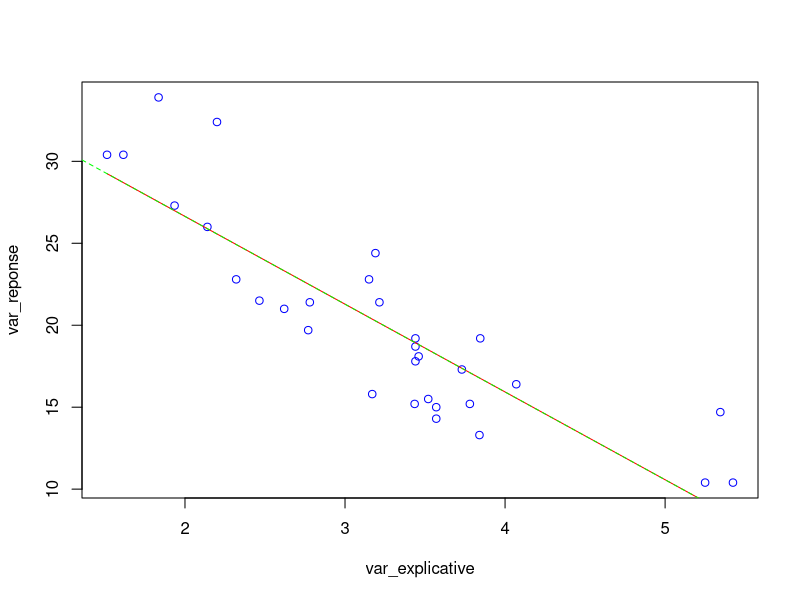

Write R code to recreate this figure. (Note: this script raises an error after producing the figure.)
A=mtcars 
F1=as.factor(A[,8])
A[,8]=F1
set.seed(9)
set.seed(9*floor(100*runif(1,0,3)))
set1=sample(1:32,1)
B=A[-set1,]
Y=B[,1]
u=1:11
v=u[-c(1,8,9)]
set2=c(8,sample(v,6,replace=FALSE))
X=B[,set2]


var_reponse = Y
var_explicative= X[,5]
#remarque : avec X[,2], on trouve une mauvaise régression lin (R² sera proche de 0) 
#A FAIRE : Comparer les R²

n=length(var_reponse )

#moyennes : x barre et y barre 
x_moy=mean(var_explicative)
y_moy=mean(var_reponse)

an_chapeau= sum((var_explicative-x_moy)*(var_reponse-y_moy))/sum((var_explicative-x_moy)^2)
bn_chapeau= y_moy-an_chapeau*x_moy
#pour vérif : on a an_chapeau = -5.355465 et bn_chapeau = 37.35029
#si on fait lm(var_reponse~var_explicative) on a les memes val

Y_i_chapeau=an_chapeau*var_explicative+bn_chapeau

plot(var_explicative,var_reponse,col='blue')
lines(var_explicative,Y_i_chapeau,col='red', type='l')

#pour vérifier 
LL=lm(var_reponse~var_explicative)
abline(LL,col='green',lty=2)

#Evaluer la validité de la régression linéaire avec R²

epsilon_i_chapeau=Y-Y_i_chapeau

R_carre=sum((Y_i_chapeau-y_moy)^2)/sum((var_reponse-y_moy)^2)
#avec X[,5], on a R² = 0.7534246
#avec X[,2], on a R² = 0.2301823 car cette variable doit être considérée comme une variable qualitative donc cela ne sert à rien de les afficher, il vaut mieux faire l'étude de la variance par exemple 
R_carre



# validité des hypothèses sur le bruit (diapo 108)

#résidus standardisés : 
#Créer X
u1=rep(c(1), n) #1 ère colonne avec que des 1
u2=c(var_explicative) #2 ème colonne avec x1........xn

X=cbind(u1,u2) # concatener les 2 vect

H= X %*% solve(t(X) %*% X) %*% t(X) # H =X(X'X)⁻1X'
diagH=diag(H) 

epsilon_i_sd_chapeau = (Y-Y_i_chapeau)/sqrt(sigma_n_carre*(1-diagH)) #résidus standardisés

#vérif si les résidus standardisés suivent une loi normale standard
qqnorm(epsilon_i_sd_chapeau , main = "Normal QQ", xlab="", ylab="Standardized residuals")
qqline(epsilon_i_sd_chapeau,xlab="", ylab="Standardized residuals")
#on a les résidus standardisés qui suivent approximativement une loi normale standard : cela valide l'hypothèse de Gaussianité


#résidus studentisés : 
residus_studentises=rstudent(LL)

#Test de Kolmogorov (diapo 114)
ks.test(residus_studentises,"pnorm",mean=0, sd=1)

#comparaison des distances
# Crée une fonction F pour la fonction de répartition
F = ecdf(residus_studentises) 

# Points à tracer
val = sort(residus_studentises) #seq(min(residus_studentises)-1, max(residus_studentises)+1,length.out = 200)
x_vals= seq(min(val),max(val),0.01) 
#proba cum (appelle F sur les résidus)
proba_cumulees = F(x_vals)

# Loi de Student théorique
student = pt(x_vals, df=n-3)

plot(x_vals,proba_cumulees,type="s",col="red")
lines(x_vals,student,type="l", col="blue")

#CONCLUSION : on a bien un résidu qui suit une loi de student donc le bruit vérifie l'hypothèse de la gaussienne
#pour la présentation, on peut montrer que une loi uniforme ne suit pas une loi student avec la distance entre les courbes
U=runif(1000,min(val),max(val))
sU=sort(U)
Ye=(1:1000)/1000
plot(sU,Ye,type="s",col="red",xlim=c(min(x_vals,min(val)),max(x_vals,max(val))),ylim=c(0,1))
lines(x_vals,student,type="l", col="blue")


#on peut donc tester le paramètre a (car bruit gaussien)
#test du paramètre a : 
sigma_n_carre=sum(((Y-Y_i_chapeau)^2)/(n-2))
Ta=an_chapeau/sqrt(sigma_n_carre/sum((var_explicative-x_moy)^2))
err_standard=sqrt(sigma_n_carre/sum((var_explicative-x_moy)^2))
alpha=0.05
#seuil=qt(1-(alpha/2), df=n-2)
p_val= 1- pt(abs(Ta), df =n-2)
#on a p_val = 1.277153e-10< alpha donc on choisit H1

#règle de décision
if(p_val < alpha){
  print("décider H1 : a non nul ")
} else {
  print("on ne rejette pas H0 : on ne peut pas être sûr que a est non nul")
}

#tableau : 
summary(LL)


#Prédiction ed y pour une nouvelle observation (diapo 102) 
x_new=seq(min(var_explicative),max(var_explicative),0.01)
#y_new_chapeau=an_chapeau*x_new+bn_chapeau
quantile=qt(1-alpha/2, df=n-2)
#intervalle de confiance pour y_new_chapeau
borne_inf= an_chapeau*x_new + bn_chapeau-sqrt(sigma_n_carre*(1+(1/n)+(x_new-x_moy)^2/sum((var_explicative-x_moy)^2)))*quantile
borne_sup= an_chapeau*x_new+ bn_chapeau+sqrt(sigma_n_carre*(1+(1/n)+(x_new-x_moy)^2/sum((var_explicative-x_moy)^2)))*quantile


plot(var_explicative,var_reponse,col='blue',ylim=c(min(borne_inf),max(borne_sup)))
lines(var_explicative,Y_i_chapeau,col='red', type='l')
lines(x_new,borne_inf,col='green')
lines(x_new,borne_sup,col='green')

#rajouter visualisation de un intervalle de confiance pour un point au hasard
x_new1=sample(x_new,1)
indice = which(x_new==x_new1)#pour récupérer indice de la valeur x_new1 dans le vecteur x_new
min_x_new1=borne_inf[indice]
max_x_new1=borne_sup[indice]
lines(c(x_new1,x_new1),c(min_x_new1,max_x_new1),col="black")
cat("Pour", x_new1, "l'intervalle de confiance de y est [",min_x_new1,";",max_x_new1,"]")
